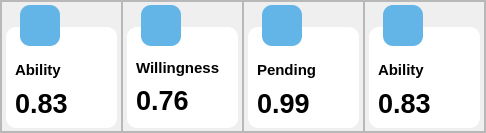
                               <widget class="QFrame" name="ModelAssert">
                                <property name="styleSheet">
                                 <string notr="true">#QFrame{
	background-color: rgb(215, 187, 167);
border:0px solid red;
	color: rgb(12, 20, 36);
border-radius:30px
}</string>
                                </property>
                                <property name="frameShape">
                                 <enum>QFrame::StyledPanel</enum>
                                </property>
                                <property name="frameShadow">
                                 <enum>QFrame::Raised</enum>
                                </property>
                                <layout class="QHBoxLayout" name="horizontalLayout_73" stretch="0,1,1,0">
                                 <property name="spacing">
                                  <number>0</number>
                                 </property>
                                 <property name="leftMargin">
                                  <number>0</number>
                                 </property>
                                 <property name="topMargin">
                                  <number>0</number>
                                 </property>
                                 <property name="rightMargin">
                                  <number>0</number>
                                 </property>
                                 <property name="bottomMargin">
                                  <number>0</number>
                                 </property>
                                 <item>
                                  <widget class="QFrame" name="frame_61">
                                   <property name="minimumSize">
                                    <size>
                                     <width>121</width>
                                     <height>131</height>
                                    </size>
                                   </property>
                                   <property name="maximumSize">
                                    <size>
                                     <width>121</width>
                                     <height>131</height>
                                    </size>
                                   </property>
                                   <property name="frameShape">
                                    <enum>QFrame::StyledPanel</enum>
                                   </property>
                                   <property name="frameShadow">
                                    <enum>QFrame::Raised</enum>
                                   </property>
                                   <widget class="QFrame" name="frame_62">
                                    <property name="geometry">
                                     <rect>
                                      <x>19</x>
                                      <y>4</y>
                                      <width>40</width>
                                      <height>41</height>
                                     </rect>
                                    </property>
                                    <property name="styleSheet">
                                     <string notr="true">QFrame{
padding:8px;
image: url(:/svg/img/svg/闪电-实.png);
	background-color: rgb(99, 181, 231);
border:0px solid red;
border-radius:10px
}</string>
                                    </property>
                                    <property name="frameShape">
                                     <enum>QFrame::StyledPanel</enum>
                                    </property>
                                    <property name="frameShadow">
                                     <enum>QFrame::Raised</enum>
                                    </property>
                                   </widget>
                                   <widget class="QFrame" name="frame_63">
                                    <property name="geometry">
                                     <rect>
                                      <x>5</x>
                                      <y>26</y>
                                      <width>111</width>
                                      <height>101</height>
                                     </rect>
                                    </property>
                                    <property name="styleSheet">
                                     <string notr="true">QFrame{
	background-color: rgb(255, 255, 255);
border:0px solid red;
border-radius:10px
}</string>
                                    </property>
                                    <property name="frameShape">
                                     <enum>QFrame::StyledPanel</enum>
                                    </property>
                                    <property name="frameShadow">
                                     <enum>QFrame::Raised</enum>
                                    </property>
                                    <layout class="QVBoxLayout" name="verticalLayout_35">
                                     <property name="spacing">
                                      <number>0</number>
                                     </property>
                                     <property name="topMargin">
                                      <number>24</number>
                                     </property>
                                     <item>
                                      <widget class="QLabel" name="label_53">
                                       <property name="font">
                                        <font>
                                         <family>Tahoma</family>
                                         <pointsize>11</pointsize>
                                         <weight>75</weight>
                                         <bold>true</bold>
                                        </font>
                                       </property>
                                       <property name="text">
                                        <string>Ability</string>
                                       </property>
                                      </widget>
                                     </item>
                                     <item>
                                      <layout class="QHBoxLayout" name="horizontalLayout_74">
                                       <item>
                                        <widget class="QLabel" name="label_54">
                                         <property name="font">
                                          <font>
                                           <family>Tahoma</family>
                                           <pointsize>20</pointsize>
                                           <weight>75</weight>
                                           <bold>true</bold>
                                          </font>
                                         </property>
                                         <property name="text">
                                          <string>0.83</string>
                                         </property>
                                        </widget>
                                       </item>
                                       <item>
                                        <widget class="QWidget" name="widget_25" native="true">
                                         <property name="maximumSize">
                                          <size>
                                           <width>16777215</width>
                                           <height>16</height>
                                          </size>
                                         </property>
                                         <property name="styleSheet">
                                          <string notr="true">image: url(:/buttom/img/buttom/上-小_up-small.svg);</string>
                                         </property>
                                        </widget>
                                       </item>
                                      </layout>
                                     </item>
                                    </layout>
                                   </widget>
                                   <zorder>frame_63</zorder>
                                   <zorder>frame_62</zorder>
                                  </widget>
                                 </item>
                                 <item>
                                  <widget class="QFrame" name="frame_64">
                                   <property name="minimumSize">
                                    <size>
                                     <width>121</width>
                                     <height>131</height>
                                    </size>
                                   </property>
                                   <property name="maximumSize">
                                    <size>
                                     <width>121</width>
                                     <height>131</height>
                                    </size>
                                   </property>
                                   <property name="frameShape">
                                    <enum>QFrame::StyledPanel</enum>
                                   </property>
                                   <property name="frameShadow">
                                    <enum>QFrame::Raised</enum>
                                   </property>
                                   <widget class="QFrame" name="frame_65">
                                    <property name="geometry">
                                     <rect>
                                      <x>19</x>
                                      <y>4</y>
                                      <width>40</width>
                                      <height>41</height>
                                     </rect>
                                    </property>
                                    <property name="styleSheet">
                                     <string notr="true">QFrame{
padding:8px;
image: url(:/svg/img/svg/对比.png);
	background-color: rgb(99, 181, 231);
border:0px solid red;
border-radius:10px
}</string>
                                    </property>
                                    <property name="frameShape">
                                     <enum>QFrame::StyledPanel</enum>
                                    </property>
                                    <property name="frameShadow">
                                     <enum>QFrame::Raised</enum>
                                    </property>
                                   </widget>
                                   <widget class="QFrame" name="frame_66">
                                    <property name="geometry">
                                     <rect>
                                      <x>5</x>
                                      <y>26</y>
                                      <width>111</width>
                                      <height>101</height>
                                     </rect>
                                    </property>
                                    <property name="styleSheet">
                                     <string notr="true">QFrame{
	background-color: rgb(255, 255, 255);
border:0px solid red;
border-radius:10px
}</string>
                                    </property>
                                    <property name="frameShape">
                                     <enum>QFrame::StyledPanel</enum>
                                    </property>
                                    <property name="frameShadow">
                                     <enum>QFrame::Raised</enum>
                                    </property>
                                    <layout class="QVBoxLayout" name="verticalLayout_36">
                                     <property name="spacing">
                                      <number>0</number>
                                     </property>
                                     <property name="topMargin">
                                      <number>24</number>
                                     </property>
                                     <item>
                                      <widget class="QLabel" name="label_55">
                                       <property name="maximumSize">
                                        <size>
                                         <width>16777215</width>
                                         <height>32</height>
                                        </size>
                                       </property>
                                       <property name="font">
                                        <font>
                                         <family>Tahoma</family>
                                         <pointsize>11</pointsize>
                                         <weight>75</weight>
                                         <bold>true</bold>
                                        </font>
                                       </property>
                                       <property name="text">
                                        <string>Willingness</string>
                                       </property>
                                      </widget>
                                     </item>
                                     <item>
                                      <layout class="QHBoxLayout" name="horizontalLayout_75">
                                       <item>
                                        <widget class="QLabel" name="label_56">
                                         <property name="font">
                                          <font>
                                           <family>Tahoma</family>
                                           <pointsize>20</pointsize>
                                           <weight>75</weight>
                                           <bold>true</bold>
                                          </font>
                                         </property>
                                         <property name="text">
                                          <string>0.76</string>
                                         </property>
                                        </widget>
                                       </item>
                                       <item>
                                        <widget class="QWidget" name="widget_26" native="true">
                                         <property name="maximumSize">
                                          <size>
                                           <width>16777215</width>
                                           <height>16</height>
                                          </size>
                                         </property>
                                         <property name="styleSheet">
                                          <string notr="true">image: url(:/buttom/img/buttom/下-小_down-small.svg);</string>
                                         </property>
                                        </widget>
                                       </item>
                                      </layout>
                                     </item>
                                    </layout>
                                   </widget>
                                   <zorder>frame_66</zorder>
                                   <zorder>frame_65</zorder>
                                  </widget>
                                 </item>
                                 <item>
                                  <widget class="QFrame" name="frame_67">
                                   <property name="minimumSize">
                                    <size>
                                     <width>121</width>
                                     <height>131</height>
                                    </size>
                                   </property>
                                   <property name="maximumSize">
                                    <size>
                                     <width>121</width>
                                     <height>131</height>
                                    </size>
                                   </property>
                                   <property name="frameShape">
                                    <enum>QFrame::StyledPanel</enum>
                                   </property>
                                   <property name="frameShadow">
                                    <enum>QFrame::Raised</enum>
                                   </property>
                                   <widget class="QFrame" name="frame_68">
                                    <property name="geometry">
                                     <rect>
                                      <x>19</x>
                                      <y>4</y>
                                      <width>40</width>
                                      <height>41</height>
                                     </rect>
                                    </property>
                                    <property name="styleSheet">
                                     <string notr="true">QFrame{
padding:8px;
image: url(:/svg/img/svg/箭头_页面_向上.png);
	background-color: rgb(99, 181, 231);
border:0px solid red;
border-radius:10px
}</string>
                                    </property>
                                    <property name="frameShape">
                                     <enum>QFrame::StyledPanel</enum>
                                    </property>
                                    <property name="frameShadow">
                                     <enum>QFrame::Raised</enum>
                                    </property>
                                   </widget>
                                   <widget class="QFrame" name="frame_69">
                                    <property name="geometry">
                                     <rect>
                                      <x>5</x>
                                      <y>26</y>
                                      <width>111</width>
                                      <height>101</height>
                                     </rect>
                                    </property>
                                    <property name="styleSheet">
                                     <string notr="true">QFrame{
	background-color: rgb(255, 255, 255);
border:0px solid red;
border-radius:10px
}</string>
                                    </property>
                                    <property name="frameShape">
                                     <enum>QFrame::StyledPanel</enum>
                                    </property>
                                    <property name="frameShadow">
                                     <enum>QFrame::Raised</enum>
                                    </property>
                                    <layout class="QVBoxLayout" name="verticalLayout_37">
                                     <property name="spacing">
                                      <number>0</number>
                                     </property>
                                     <property name="topMargin">
                                      <number>24</number>
                                     </property>
                                     <item>
                                      <widget class="QLabel" name="label_57">
                                       <property name="font">
                                        <font>
                                         <family>Tahoma</family>
                                         <pointsize>11</pointsize>
                                         <weight>75</weight>
                                         <bold>true</bold>
                                        </font>
                                       </property>
                                       <property name="text">
                                        <string>Pending</string>
                                       </property>
                                      </widget>
                                     </item>
                                     <item>
                                      <layout class="QHBoxLayout" name="horizontalLayout_76">
                                       <item>
                                        <widget class="QLabel" name="label_58">
                                         <property name="font">
                                          <font>
                                           <family>Tahoma</family>
                                           <pointsize>20</pointsize>
                                           <weight>75</weight>
                                           <bold>true</bold>
                                          </font>
                                         </property>
                                         <property name="text">
                                          <string>0.99</string>
                                         </property>
                                        </widget>
                                       </item>
                                       <item>
                                        <widget class="QWidget" name="widget_27" native="true">
                                         <property name="maximumSize">
                                          <size>
                                           <width>16777215</width>
                                           <height>16</height>
                                          </size>
                                         </property>
                                         <property name="styleSheet">
                                          <string notr="true">image: url(:/buttom/img/buttom/上-小_up-small.svg);</string>
                                         </property>
                                        </widget>
                                       </item>
                                      </layout>
                                     </item>
                                    </layout>
                                   </widget>
                                   <zorder>frame_69</zorder>
                                   <zorder>frame_68</zorder>
                                  </widget>
                                 </item>
                                 <item>
                                  <widget class="QFrame" name="frame_70">
                                   <property name="minimumSize">
                                    <size>
                                     <width>121</width>
                                     <height>131</height>
                                    </size>
                                   </property>
                                   <property name="maximumSize">
                                    <size>
                                     <width>121</width>
                                     <height>131</height>
                                    </size>
                                   </property>
                                   <property name="frameShape">
                                    <enum>QFrame::StyledPanel</enum>
                                   </property>
                                   <property name="frameShadow">
                                    <enum>QFrame::Raised</enum>
                                   </property>
                                   <widget class="QFrame" name="frame_71">
                                    <property name="geometry">
                                     <rect>
                                      <x>19</x>
                                      <y>4</y>
                                      <width>40</width>
                                      <height>41</height>
                                     </rect>
                                    </property>
                                    <property name="styleSheet">
                                     <string notr="true">QFrame{
padding:8px;
image: url(:/svg/img/svg/闪电-实.png);
	background-color: rgb(99, 181, 231);
border:0px solid red;
border-radius:10px
}</string>
                                    </property>
                                    <property name="frameShape">
                                     <enum>QFrame::StyledPanel</enum>
                                    </property>
                                    <property name="frameShadow">
                                     <enum>QFrame::Raised</enum>
                                    </property>
                                   </widget>
                                   <widget class="QFrame" name="frame_72">
                                    <property name="geometry">
                                     <rect>
                                      <x>5</x>
                                      <y>26</y>
                                      <width>111</width>
                                      <height>101</height>
                                     </rect>
                                    </property>
                                    <property name="styleSheet">
                                     <string notr="true">QFrame{
	background-color: rgb(255, 255, 255);
border:0px solid red;
border-radius:10px
}</string>
                                    </property>
                                    <property name="frameShape">
                                     <enum>QFrame::StyledPanel</enum>
                                    </property>
                                    <property name="frameShadow">
                                     <enum>QFrame::Raised</enum>
                                    </property>
                                    <layout class="QVBoxLayout" name="verticalLayout_38">
                                     <property name="spacing">
                                      <number>0</number>
                                     </property>
                                     <property name="topMargin">
                                      <number>24</number>
                                     </property>
                                     <item>
                                      <widget class="QLabel" name="label_59">
                                       <property name="font">
                                        <font>
                                         <family>Tahoma</family>
                                         <pointsize>11</pointsize>
                                         <weight>75</weight>
                                         <bold>true</bold>
                                        </font>
                                       </property>
                                       <property name="text">
                                        <string>Ability</string>
                                       </property>
                                      </widget>
                                     </item>
                                     <item>
                                      <layout class="QHBoxLayout" name="horizontalLayout_77">
                                       <item>
                                        <widget class="QLabel" name="label_60">
                                         <property name="font">
                                          <font>
                                           <family>Tahoma</family>
                                           <pointsize>20</pointsize>
                                           <weight>75</weight>
                                           <bold>true</bold>
                                          </font>
                                         </property>
                                         <property name="text">
                                          <string>0.83</string>
                                         </property>
                                        </widget>
                                       </item>
                                       <item>
                                        <widget class="QWidget" name="widget_28" native="true">
                                         <property name="maximumSize">
                                          <size>
                                           <width>16777215</width>
                                           <height>16</height>
                                          </size>
                                         </property>
                                         <property name="styleSheet">
                                          <string notr="true">image: url(:/buttom/img/buttom/上-小_up-small.svg);</string>
                                         </property>
                                        </widget>
                                       </item>
                                      </layout>
                                     </item>
                                    </layout>
                                   </widget>
                                   <zorder>frame_72</zorder>
                                   <zorder>frame_71</zorder>
                                  </widget>
                                 </item>
                                </layout>
                               </widget>
